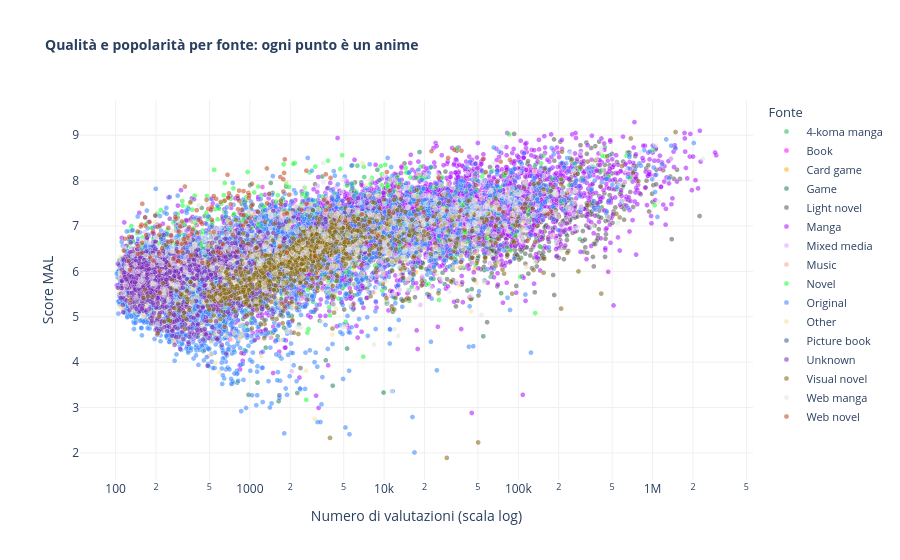

Notebook cell for this chart:
### Markdown cell above
Il grafico a sinistra mostra subito una cosa: il **manga domina in modo schiacciante**. È la fonte di gran lunga più rappresentata nel catalogo — decenni di serializzazione su riviste hanno prodotto un numero enorme di materiale adattabile. Gli anime Original, quelli nati direttamente in studio senza una fonte preesistente, sono numericamente la seconda categoria.

Il grafico a destra racconta però una storia diversa. **Il volume non correla con la qualità media**: le fonti con più titoli non sono necessariamente quelle con lo score più alto. Al contrario, fonti di nicchia come light novel, visual novel e novel tendono ad avere score medi più elevati, probabilmente perché vengono adattate solo quando il materiale di base ha già un pubblico fedele e aspettative alte.

Gli originali mostrano invece la varianza più alta: senza un termine di paragone preesistente, possono essere capolavori assoluti o delusioni complete. Il grafico che segue esplora questa varianza al livello del singolo anime.

### Code cell
det_src = (
    details
    .dropna(subset=['source', 'score', 'scored_by'])
    .query('scored_by >= 0 and source in @source_agg.source.tolist()')
    .copy()
)

fig = px.scatter(
    det_src.sort_values('source'),
    x='scored_by', y='score',
    color='source', color_discrete_map=color_map,
    hover_name='title',
    hover_data={'source': True, 'scored_by': ':,', 'score': ':.2f', 'year': True, 'type': True},
    labels={
        'scored_by': 'Numero di valutazioni (scala log)',
        'score': 'Score MAL',
        'source': 'Fonte',
    },
    title='<b>Qualità e popolarità per fonte: ogni punto è un anime</b>',
    log_x=True, opacity=0.55,
)
fig.update_traces(marker=dict(size=5, line=dict(width=0.3, color='white')))
fig.update_layout(
    height=560,
    plot_bgcolor='white',
    paper_bgcolor='white',
    title_font_size=14,
    xaxis=dict(showgrid=True, gridcolor='#f0f0f0', zeroline=False),
    yaxis=dict(showgrid=True, gridcolor='#f0f0f0', zeroline=False),
    legend=dict(title='Fonte', font_size=11),
)
fig.show()

### Figure 1 — Plotly figure (JSON) as saved in the notebook; plotly's stock layout.template omitted (floating-point values rounded to 4 significant figures; data arrays with more than 128 entries replaced by an {"elided": "..."} marker saying what was removed)
{"data": [{"customdata": {"elided": "304x3 mixed values"}, "hovertemplate": "<b>%{hovertext}</b><br><br>Fonte=%{customdata[0]}<br>Numero di valutazioni (scala log)=%{x:,}<br>Score MAL=%{y:.2f}<br>year=%{customdata[1]}<br>type=%{customdata[2]}<extra></extra>", "hovertext": {"elided": "304 str values"}, "legendgroup": "4-koma manga", "marker": {"color": "#1CBE4F", "opacity": 0.55, "symbol": "circle", "line": {"color": "white", "width": 0.3}, "size": 5}, "mode": "markers", "name": "4-koma manga", "showlegend": true, "x": {"elided": "304 float values"}, "xaxis": "x", "y": {"elided": "304 float values"}, "yaxis": "y", "type": "scattergl"}, {"customdata": {"elided": "114x3 mixed values"}, "hovertemplate": "<b>%{hovertext}</b><br><br>Fonte=%{customdata[0]}<br>Numero di valutazioni (scala log)=%{x:,}<br>Score MAL=%{y:.2f}<br>year=%{customdata[1]}<br>type=%{customdata[2]}<extra></extra>", "hovertext": ["Roba", "Anne no Nikki: Anne Frank Monogatari", "Alps Monogatari: Watashi no Annette", "Anne no Nikki", "Alps no Shoujo Heidi", "Romeo x Juliet", "Alps no Shoujo Heidi Pilot", "Momoko, Kaeru no Uta ga Kikoeru yo.", "Jim Button", "Uchuu no Senshi", "Kerokero Keroppi no Gulliver no Bouken", "Birthday Wonderland", "Teinenpi Shoujo Heidi", "Raiyantsuuri no Uta", "Sirius no Densetsu", "Glass no Usagi", "Jack to Mame no Ki", "Andersen Douwa: Ningyohime", "Lost Utopia", "Peter Pan no Bouken", "Kaze wo Mita Shounen", "Deltora Quest", "Jungle Book Shounen Mowgli", "Happy Birthday: Inochi Kagayaku Toki", "Mitsubachi Maya no Bouken", "Anime Himitsu no Hanazono", "Kimagure Robot", "Oz no Mahoutsukai (TV)", "Tanoshii Muumin Ikka Bouken Nikki", "Kiki to Lala no Hansel to Gretel", "Oz no Mahoutsukai", "Oyayubi Hime Monogatari", "Tsukiyo to Megane", "Belle to Kaijuu Ouji", "Minikui Ahiru no Ko", "Starship Troopers: Invasion", "Little Polar Bear: Shirokuma-kun, Fune ni Noru", "Little Polar Bear: Shirokuma-kun, Doko e?", "Beluga", "Tanoshii Muumin Ikka", "Heike Monogatari", "Juu-nin no Chiisa na Indian", "Eikoku Ikka, Nihon wo Taberu", "Madang-eul Naon Amtalg", "Yuki no Joou", "Yuki no Joou (TV)", "Sanzoku no Musume Ronja", "Yukiguni no Oujisama", "Grick no Bouken", "Yuureisen", "Tom Sawyer no Bouken", "Ningyohime", "Inaka Nezumi to Machi Nezumi", "Kanashimi no Belladonna", "Haha wo Tazunete Sanzenri", "Haha wo Tazunete Sanzenri (Movie)", "Haha wo Tazunete Sanzenri (Special)", "Inochi no Chikyuu: Dioxin no Natsu", "Ahiru no Ko", "Tezuka Osamu no Kyuuyaku Seisho Monogatari: In the Beginning", "Yume no Crayon Oukoku", "8-gatsu no Symphony: Shibuya 2002-2003", "Yuki", "Hi no Ame ga Furu", "Cello Hiki no Gauche (1982)", "Naze Ikiru: Rennyo Shounin to Yoshizaki Enjou", "Mary to Majo no Hana", "Cello Hiki no Gauche (OVA)", "Match Uri no Shoujo", "Marco: Haha wo Tazunete Sanzenri", "Fuyu no Hi", "Yousei Dick", "Sekai Meisaku Douwa: Oyayubi Hime", "Elmer no Bouken: My Father's Dragon", "Galactic Patrol Lensman", "Cheburashka", "Cheburashka Arere?", "Korokoro Kuririn no Inaka no Nezumi Tokai no Nezumi", "SF Shinseiki Lensman", "Scripta Volant", "Sekai Meisaku Douwa: Mori wa Ikiteiru", "Futatsu no Sekai", "Gulliver Funtouki", "Motto! Majime ni Fumajime Kaiketsu Zorori", "Yodaka", "Fushigi no Kuni no Alice", "Gon (Movie)", "Bosco Adventure", "Chuumon no Ooi Ryouriten", "Fuse: Teppou Musume no Torimonochou", "Arabian Nights: Sindbad no Bouken (TV)", "Hoshi no Oujisama Petit☆Prince Specials", "30-sai no Hoken Taiiku", "Nagasaki 1945: Angelus no Kane", "Bosco no Mori no Nakama-tachi", "Chuumon no Ooi Ryouriten (1991)", "30-sai no Hoken Taiiku Specials", "Chuumon no Ooi Ryouriten (1993)", "Time Travel Shoujo: Mari Waka to 8-nin no Kagakusha-tachi", "Toshishun", "Arabian Night: Sindbad no Bouken", "Oam Monogatari: Sono Natsu, Watashi ga Shitta koto", "3-pun de Wakaru Koizumi Yakumo no Kaidan", "Muumindani no Suisei", "Arashi no Yoru ni: Himitsu no Tomodachi", "Muumin (1972)", "Arashi no Yoru ni", "Araiguma Calcal-dan", "Buddha Saitan", "Madogiwa no Totto-chan", "Muumin", "Fabre-sensei wa Meitantei", "Araiguma Rascal", "Magic Tree House"], "legendgroup": "Book", "marker": {"color": "#FE00FA", "opacity": 0.55, "symbol": "circle", "line": {"color": "white", "width": 0.3}, "size": 5}, "mode": "markers", "name": "Book", "showlegend": true, "x": [305.0, 253.0, 2134.0, 2681.0, 21220.0, 76930.0, 566.0, 1711.0, 129.0, 2461.0, 207.0, 7177.0, 356.0, 402.0, 2372.0, 765.0, 1015.0, 3133.0, 734.0, 2174.0, 2592.0, 13300.0, 4412.0, 1654.0, 6243.0, 3039.0, 1173.0, 1387.0, 3313.0, 102.0, 453.0, 672.0, 127.0, 506.0, 154.0, 3361.0, 274.0, 245.0, 712.0, 13520.0, 28210.0, 303.0, 382.0, 1783.0, 152.0, 1320.0, 7559.0, 165.0, 248.0, 1177.0, 4584.0, 119.0, 254.0, 18940.0, 4223.0, 194.0, 108.0, 427.0, 419.0, 787.0, 1696.0, 439.0, 773.0, 425.0, 6149.0, 119.0, 58230.0, 216.0, 410.0, 1021.0, 1659.0, 201.0, 646.0, 147.0, 735.0, 697.0, 1691.0, 165.0, 1905.0, 200.0, 1131.0, 412.0, 494.0, 205.0, 108.0, 1435.0, 255.0, 1137.0, 601.0, 12970.0, 4138.0, 129.0, 27280.0, 363.0, 148.0, 2707.0, 2111.0, 843.0, 6277.0, 154.0, 804.0, 354.0, 172.0, 5437.0, 878.0, 1101.0, 11400.0, 234.0, 3269.0, 1240.0, 2611.0, 557.0, 1402.0, 2736.0], "xaxis": "x", "y": [5.4, 6.14, 6.79, 6.74, 7.42, 7.57, 5.29, 7.5, 6.21, 6.13, 5.72, 6.53, 5.42, 7.02, 6.69, 6.6, 6.32, 6.86, 4.66, 6.77, 6.62, 7.1, 6.99, 7.01, 6.58, 7.1, 5.94, 6.7, 7.5, 5.69, 5.71, 6.71, 5.7, 6.86, 5.83, 6.64, 5.92, 6.06, 4.5, 8.28, 7.79, 4.94, 6.33, 7.45, 5.66, 6.97, 7.06, 5.71, 6.04, 5.64, 7.33, 6.17, 5.08, 7.2, 7.47, 6.54, 6.06, 6.58, 5.58, 6.56, 7.24, 6.66, 6.03, 7.17, 6.88, 5.86, 7.27, 5.88, 5.74, 7.04, 6.03, 5.54, 5.95, 5.95, 6.28, 7.17, 6.42, 5.76, 6.11, 5.8, 6.72, 5.76, 5.05, 6.46, 6.14, 6.44, 6.66, 7.0, 5.33, 7.28, 7.21, 6.19, 6.61, 6.72, 5.87, 6.24, 6.1, 5.41, 6.49, 5.56, 5.43, 5.59, 5.21, 7.69, 6.66, 6.56, 7.64, 5.98, 5.88, 7.86, 7.15, 6.27, 6.8, 6.9], "yaxis": "y", "type": "scattergl"}, {"customdata": {"elided": "69x3 mixed values"}, "hovertemplate": "<b>%{hovertext}</b><br><br>Fonte=%{customdata[0]}<br>Numero di valutazioni (scala log)=%{x:,}<br>Score MAL=%{y:.2f}<br>year=%{customdata[1]}<br>type=%{customdata[2]}<extra></extra>", "hovertext": ["Rokumon Tengai Mon Colle Knights", "Kakusansei Million Arthur", "Battle Spirits: Burning Soul", "Selector Destructed WIXOSS Movie", "Cardfight!! Vanguard G: Stride Gate-hen", "Selector Spread WIXOSS", "Selector Infected WIXOSS: Midoriko-san to Piruruku-tan", "Hina Logi: From Luck & Logic", "Kouchuu Ouja Mushiking: Mori no Tami no Densetsu", "Ange Vierge", "Battle Spirits: Double Drive", "Battle Spirits: Heroes", "Battle Spirits: Brave", "Rokumon Tengai Mon Colle Knights Movie: Densetsu no Fire Dragon", "Kouchuu Ouja Mushiking Super Battle Movie: Yami no Kaizou Kouchuu", "Selector Infected WIXOSS", "Shingeki no Bahamut: Genesis", "Cardfight!! Vanguard G: GIRS Crisis-hen", "Rebirth", "Saikyou Ginga Ultimate Zero: Battle Spirits", "Rebirth: Virtual to no Souguu", "Shingeki no Bahamut: Virgin Soul", "Shadowverse Recaps", "Shadowverse Flame: Seven Shadows-hen", "Shadowverse Flame: Arc-hen Recaps", "Shadowverse Flame Recaps", "Shadowverse Flame", "Shadowverse", "Tobidase!! Buddy-kun", "Battle Spirits: Sword Eyes Gekitouden", "Battle Spirits: Shounen Toppa Bashin", "Aquarian Age: Sign for Evolution", "Aquarian Age: Saga II - Don't Forget Me...", "Battle Spirits: Shounen Gekiha Dan", "Battle Spirits: Saga Brave", "Battle Spirits: Mirage", "Cardfight!! Vanguard G", "Cardfight!! Vanguard G Next", "Cardfight!! Vanguard G Z", "Battle Spirits: Kakumei no Galette", "Battle Spirits: Sword Eyes", "Shadowverse Flame: Arc-hen", "Shadowverse Flame: Seven Shadows-hen Recap", "Future Card Buddyfight", "Z/X: Code Reunion", "Watashitachi, Luck Logic-bu!", "Dragon Collection", "Future Card Buddyfight Battsu", "Future Card Buddyfight Hundred", "WIXOSS Diva(A)Live", "Watashitachi, Luck Logic-bu! 2", "Egumi Legacy", "Weiß Survive", "Weiß Survive R", "Lostorage Conflated WIXOSS", "Lostorage Conflated WIXOSS: Missing Link", "Lostorage Incited WIXOSS", "Future Card Buddyfight Battsu: All-Star Fight", "Yu-Gi-Oh! Card Game: The Chronicles", "Future Card Buddyfight Triple D", "Manaria Friends", "Future Card Buddyfight Recap", "Luck & Logic", "Z/X: Ignition", "Yu☆Gi☆Oh! Sevens", "Eldraine no Mori: Twin Fates", "Future Card Shin Buddyfight", "Yu☆Gi☆Oh! VRAINS", "Yu☆Gi☆Oh! Go Rush!!"], "legendgroup": "Card game", "marker": {"color": "#FEAF16", "opacity": 0.55, "symbol": "circle", "line": {"color": "white", "width": 0.3}, "size": 5}, "mode": "markers", "name": "Card game", "showlegend": true, "x": [2409.0, 355.0, 1785.0, 6455.0, 5238.0, 40970.0, 3485.0, 10470.0, 1842.0, 17210.0, 414.0, 1050.0, 2088.0, 227.0, 171.0, 65160.0, 185700.0, 5954.0, 959.0, 952.0, 376.0, 93930.0, 363.0, 797.0, 106.0, 209.0, 1653.0, 5278.0, 111.0, 874.0, 1538.0, 4925.0, 1388.0, 1757.0, 513.0, 242.0, 8658.0, 5390.0, 4272.0, 321.0, 1065.0, 572.0, 106.0, 5683.0, 3918.0, 1174.0, 2188.0, 2581.0, 3484.0, 3475.0, 403.0, 770.0, 8907.0, 5393.0, 11250.0, 1683.0, 22570.0, 1486.0, 538.0, 2612.0, 36860.0, 287.0, 47360.0, 17450.0, 5079.0, 387.0, 1908.0, 20810.0, 1469.0], "xaxis": "x", "y": [6.43, 5.48, 6.69, 7.19, 6.72, 7.34, 5.9, 6.64, 6.82, 5.98, 5.74, 6.18, 7.17, 5.85, 6.0, 7.21, 7.61, 6.68, 5.83, 6.52, 5.59, 7.42, 5.53, 6.79, 5.84, 5.75, 6.74, 5.75, 5.64, 6.65, 6.39, 6.04, 5.73, 6.96, 6.85, 6.24, 6.53, 6.69, 6.56, 6.46, 6.57, 6.73, 6.03, 6.73, 5.81, 5.45, 6.14, 6.6, 6.72, 5.6, 5.58, 6.68, 6.0, 5.97, 7.08, 6.53, 6.68, 6.77, 6.3, 6.58, 6.68, 5.95, 6.05, 6.47, 6.22, 6.16, 6.4, 6.71, 6.2], "yaxis": "y", "type": "scattergl"}, {"customdata": {"elided": "996x3 mixed values"}, "hovertemplate": "<b>%{hovertext}</b><br><br>Fonte=%{customdata[0]}<br>Numero di valutazioni (scala log)=%{x:,}<br>Score MAL=%{y:.2f}<br>year=%{customdata[1]}<br>type=%{customdata[2]}<extra></extra>", "hovertext": {"elided": "996 str values"}, "legendgroup": "Game", "marker": {"color": "#1C8356", "opacity": 0.55, "symbol": "circle", "line": {"color": "white", "width": 0.3}, "size": 5}, "mode": "markers", "name": "Game", "showlegend": true, "x": {"elided": "996 float values"}, "xaxis": "x", "y": {"elided": "996 float values"}, "yaxis": "y", "type": "scattergl"}, {"customdata": {"elided": "1058x3 mixed values"}, "hovertemplate": "<b>%{hovertext}</b><br><br>Fonte=%{customdata[0]}<br>Numero di valutazioni (scala log)=%{x:,}<br>Score MAL=%{y:.2f}<br>year=%{customdata[1]}<br>type=%{customdata[2]}<extra></extra>", "hovertext": {"elided": "1058 str values"}, "legendgroup": "Light novel", "marker": {"color": "#565656", "opacity": 0.55, "symbol": "circle", "line": {"color": "white", "width": 0.3}, "size": 5}, "mode": "markers", "name": "Light novel", "showlegend": true, "x": {"elided": "1058 float values"}, "xaxis": "x", "y": {"elided": "1058 float values"}, "yaxis": "y", "type": "scattergl"}, {"customdata": {"elided": "4818x3 mixed values"}, "hovertemplate": "<b>%{hovertext}</b><br><br>Fonte=%{customdata[0]}<br>Numero di valutazioni (scala log)=%{x:,}<br>Score MAL=%{y:.2f}<br>year=%{customdata[1]}<br>type=%{customdata[2]}<extra></extra>", "hovertext": {"elided": "4818 str values"}, "legendgroup": "Manga", "marker": {"color": "#AA0DFE", "opacity": 0.55, "symbol": "circle", "line": {"color": "white", "width": 0.3}, "size": 5}, "mode": "markers", "name": "Manga", "showlegend": true, "x": {"elided": "4818 float values"}, "xaxis": "x", "y": {"elided": "4818 float values"}, "yaxis": "y", "type": "scattergl"}, {"customdata": {"elided": "126x3 mixed values"}, "hovertemplate": "<b>%{hovertext}</b><br><br>Fonte=%{customdata[0]}<br>Numero di valutazioni (scala log)=%{x:,}<br>Score MAL=%{y:.2f}<br>year=%{customdata[1]}<br>type=%{customdata[2]}<extra></extra>", "hovertext": ["Flaglia: Natsuyasumi no Monogatari", "Magic-kyun! First Live: Hoshinomori Summer Festa 2017 Encore Animation", "Summer Ghost", "Mini Hama: Minimum Hamatora Movies", "Lapis Re:LiGHTs", "Magic-Kyun! Renaissance", "Saint Beast: Seijuu Kourin-hen", "Saint Beast: Kouin Jojishi Tenshi Tan", "Saint Beast: Ikusen no Hiru to Yoru-hen", "Estab-Life: Great Escape", "Shounen Hollywood: Holly Stage for 49", "Gundam vs Hello Kitty", "Engage Kiss", "Takt Op. Destiny", "BanG Dream! Film Live 2nd Stage", "Synduality: Kagaku Kouza", "BanG Dream! Film Live", "BanG Dream! Garupa☆Pico", "Nanatsu no Bitoku", "BanG Dream! Ave Mujica", "BanG Dream! Garupa☆Pico Fever!", "Chogokin Gundam★Hello Kitty", "BanG Dream! Asonjatta!", "BanG Dream! Garupa☆Pico: Oomori", "BanG Dream! It's MyGO!!!!!", "BanG Dream! 5th Anniversary Animation: CiRCLE Thanks Party!", "BanG Dream! 3rd Season", "Miracle Train: Chuo-sen e Youkoso", "ChroNoiR Episode.0", "BanG Dream! 2nd Season", "BanG Dream!", "Miracle☆Train: Oedo-sen e Youkoso", "BanG Dream! It's MyGO!!!!! Movie", "MyGO!!!!! Member no Nichijou", "Sanrio Danshi", "BanG Dream! Morfonication", "BanG Dream! Movie: Episode of Roselia - I: Yakusoku", "Sabiiro no Armor: Reimei", "Rinkai!", "Technoroid: Overmind", "Synduality: Noir Part 2", "Synduality: Noir", "BanG Dream! Movie: Episode of Roselia - II: Song I Am.", "BanG Dream! Movie: Poppin' Dream!", "Shounen Hollywood: Holly Stage for 50", "Gi(a)rlish Number", "Konbini Kareshi", "Tsurezure PoPiPa", "Tsukipro The Animation 2", "Tsukipro The Animation", "Tribe Nine", "Mekakucity Actors", "Puraore! Pride of Orange", "Yoshimaho", "Mikagura Gakuen Kumikyoku (TV)", "Deep Insanity: The Lost Child", "Pastel Life", "Shark'd", "Parasol Henbei", "Paradox Live the Animation", "Fw:Hamatora", "Neppuu Kairiku Bushi Road: Kibou e no Michi", "D_Cide Traumerei the Animation", "Arata naru Sekai: World's/Start/Load/End", "Kimi ni Maji Kyun!", "Futsal Boys!!!!! Short Anime", "Futsal Boys!!!!!", "Argonavis from BanG Dream!", "Argonavis Movie: Axia", "Argonavis Movie: Ryuusei no Obligato", "Megaton-kyuu Musashi", "Megaton-kyuu Musashi 2nd Season", "Hana-Doll*: Reinterpretation of Flowering", "Hamatora The Animation: Saishuukai Chokuzen! Mao ga Okuru", "Hamatora The Animation", "Neppuu Kairiku Bushi Road", "Project Scard: Praeter no Kizu", "Shine Post", "Build Divide: Code Black", "Wave!! Surfing Yappe!!", "Wave!! Surfing Yappe!! (TV)", "D4DJ First Mix", "D4DJ Double Mix", "Mini Hama: Minimum Hamatora", "D4DJ All Mix", "Kagerou Daze: In a Day's", "High Card", "High Card Season 2", "High Card: The Flowers Bloom", "Gakkou no Kaidan (OVA)", "Dance with Devils", "Dance with Devils: Fortuna", "World Dai Star", "Null Peta", "Kandagawa Jet Girls", "Kandagawa Jet Girls Recap", "Kandagawa Jet Girls: Koko kara Hajimaru Tokyo Girls Promotion", "Selepro-chan! Gekijou", "Akai Koudan Zillion: Utahime Yakyoku", "Akai Koudan Zillion Recaps", "Akai Koudan Zillion", "Gakuen Utopia Manabi Straight!", "Bullbuster", "Prima Doll", "Prince of Stride: Alternative", "Build Divide: Code White Recap", "Selection Project", "Build Divide: Code White", "18if", "Re:␣Hamatora", "D4DJ Petit Mix", "Re:Stage! Dream Days♪", "Garugaku. II: Lucky Stars", "Dia Horizon (Kabu)", "Kkeutnal-ui Bam", "Assault Lily: Bouquet", "The Snack World (TV)", "Idoly Pride", "The Snack World", "Garugaku.: Sei Girls Square Gakuin", "B-Project: Netsuretsu*Love Call", "B-Project: Zecchou*Emotion", "Hypnosis Mic: Division Rap Battle - Rhyme Anima", "Hypnosis Mic: Division Rap Battle - Rhyme Anima +", "B-Project: Kodou*Ambitious", "Idol Bu Show Movie"], "legendgroup": "Mixed media", "marker": {"color": "#DEA0FD", "opacity": 0.55, "symbol": "circle", "line": {"color": "white", "width": 0.3}, "size": 5}, "mode": "markers", "name": "Mixed media", "showlegend": true, "x": [317.0, 263.0, 54040.0, 762.0, 17340.0, 23090.0, 3137.0, 2543.0, 1595.0, 3708.0, 5098.0, 3850.0, 102300.0, 231600.0, 3209.0, 149.0, 6174.0, 12850.0, 18630.0, 11860.0, 3702.0, 241.0, 7474.0, 6992.0, 18020.0, 2444.0, 19540.0, 897.0, 740.0, 25150.0, 42400.0, 7884.0, 165.0, 204.0, 22720.0, 3547.0, 5577.0, 2050.0, 2221.0, 3752.0, 7253.0, 14180.0, 5268.0, 4414.0, 2482.0, 37110.0, 37320.0, 110.0, 1394.0, 4734.0, 13960.0, 208700.0, 9473.0, 435.0, 36520.0, 13080.0, 3387.0, 3769.0, 272.0, 9645.0, 1693.0, 110.0, 6784.0, 9128.0, 1214.0, 120.0, 11280.0, 3960.0, 118.0, 144.0, 3226.0, 1424.0, 301.0, 2211.0, 133200.0, 18990.0, 8841.0, 8313.0, 16290.0, 1972.0, 15440.0, 18290.0, 4135.0, 1190.0, 6180.0, 3380.0, 45540.0, 16280.0, 2564.0, 427.0, 61300.0, 3224.0, 5655.0, 10420.0, 14570.0, 1446.0, 3487.0, 125.0, 849.0, 197.0, 1839.0, 11740.0, 4283.0, 10720.0, 81990.0, 341.0, 17060.0, 5943.0, 22260.0, 80960.0, 3137.0, 4582.0, 189.0, 396.0, 126.0, 32100.0, 157.0, 20300.0, 120.0, 453.0, 983.0, 4856.0, 21920.0, 3549.0, 17500.0, 158.0], "xaxis": "x", "y": [5.13, 6.42, 7.91, 5.98, 6.66, 7.0, 5.96, 6.29, 6.2, 6.46, 6.05, 6.64, 6.79, 7.16, 7.88, 5.82, 7.67, 7.74, 5.26, 8.06, 7.71, 5.38, 7.08, 7.73, 8.23, 7.67, 7.99, 5.86, 7.07, 7.57, 7.0, 6.45, 6.86, 6.54, 6.7, 7.56, 7.7, 3.8, 5.65, 6.53, 7.11, 6.83, 8.0, 7.87, 6.47, 6.8, 6.26, 6.01, 6.38, 6.67, 6.08, 7.01, 6.23, 5.08, 6.67, 5.6, 6.54, 7.37, 6.28, 6.87, 6.96, 6.26, 5.8, 6.24, 6.63, 5.83, 5.46, 6.69, 6.43, 6.34, 6.27, 6.53, 5.75, 6.71, 7.24, 7.14, 5.93, 7.48, 6.38, 6.01, 5.86, 7.6, 7.28, 6.21, 7.36, 6.14, 7.16, 7.1, 6.71, 6.37, 6.18, 6.24, 7.31, 6.4, 5.75, 5.4, 5.63, 5.96, 5.74, 5.91, 6.59, 7.25, 6.17, 7.08, 6.9, 5.73, 7.26, 6.63, 6.11, 7.34, 6.97, 6.7, 5.91, 4.96, 5.93, 6.5, 6.19, 7.41, 5.98, 5.58, 6.29, 6.68, 6.81, 6.86, 6.58, 5.35], "yaxis": "y", "type": "scattergl"}, {"customdata": [["Music", null, "ONA"], ["Music", null, "Movie"], ["Music", null, "Movie"], ["Music", null, "ONA"], ["Music", null, "Special"], ["Music", 2022.0, "TV"], ["Music", null, "Movie"], ["Music", null, "Movie"], ["Music", 2014.0, "TV"], ["Music", null, "ONA"], ["Music", 2015.0, "TV"], ["Music", null, "Special"], ["Music", null, "Movie"], ["Music", null, "Special"], ["Music", 2019.0, "TV"], ["Music", null, "ONA"], ["Music", 2022.0, "TV"], ["Music", 2025.0, "TV"], ["Music", 2023.0, "TV"], ["Music", null, "TV Special"], ["Music", 2025.0, "TV"], ["Music", null, "Movie"], ["Music", 2017.0, "TV"], ["Music", null, "ONA"], ["Music", 2019.0, "TV"], ["Music", null, "Movie"], ["Music", 2017.0, "TV"], ["Music", 1992.0, "TV"], ["Music", 2013.0, "TV"], ["Music", null, "ONA"], ["Music", null, "OVA"], ["Music", 2020.0, "TV"], ["Music", 2016.0, "TV"], ["Music", null, "OVA"], ["Music", 2012.0, "TV"], ["Music", null, "OVA"], ["Music", null, "OVA"], ["Music", null, "ONA"], ["Music", null, "Movie"], ["Music", null, "ONA"], ["Music", null, "Movie"], ["Music", null, "Movie"]], "hovertemplate": "<b>%{hovertext}</b><br><br>Fonte=%{customdata[0]}<br>Numero di valutazioni (scala log)=%{x:,}<br>Score MAL=%{y:.2f}<br>year=%{customdata[1]}<br>type=%{customdata[2]}<extra></extra>", "hovertext": ["Ai Zai Xiyuan Qian", "The Baby Birds of Norman McLaren", "Yuki no Yoru no Yume", "Heroine Tarumono! Kiraware Heroine to Naisho no Oshigoto Mini Anime", "Urashimasakatasen no Nichijou Special", "Heroine Tarumono! Kiraware Heroine to Naisho no Oshigoto", "Suki ni Naru Sono Shunkan wo. Kokuhaku Jikkou Iinkai", "Interstella5555: The 5tory of The 5ecret 5tar 5ystem", "Oshiri Kajiri Mushi (TV) 3rd Season", "Massara", "Oshiri Kajiri Mushi (TV) 4th Season", "Zutto Mae kara Suki deshita. Kokuhaku Jikkou Iinkai: Kinyoubi no Ohayou", "Airy Me", "Teienu Theater in Kobe Opening", "Actors: Songs Connection", "HoneyWorks 10th Anniversary \"LIPxLIP FILMxLIVE\" Mini Anime", "Vazzrock The Animation", "Utagoe wa Mille-Feuille", "UniteUp!", "UniteUp! Furikaeranai to", "UniteUp! Uni:Birth", "Tosca", "Marginal#4: Kiss kara Tsukuru Big Bang", "Santa Tell Me", "Urashimasakatasen no Nichijou", "Shousei Shikisai Gensou", "Itsudatte Bokura no Koi wa 10 cm Datta.", "Kaze no Naka no Shoujo: Kinpatsu no Jeanie", "Oshiri Kajiri Mushi (TV) 2nd Season", "Ai Zai Xiyuan Qian 2nd Season", "The Epic Of ZektBach", "Tsukiuta. The Animation 2", "Tsukiuta. The Animation", "Hajimete no Futarikkiri Ryokou", "Oshiri Kajiri Mushi (TV)", "Romeo: Music Video Making", "Suzumi Hiyori no \"LIPxLIP\" Shuzai Report!", "Himitsu no Hana no Niwa", "Kono Sekai no Tanoshimikata: Secret Story Film", "Scandal", "Zutto Mae kara Suki deshita. Kokuhaku Jikkou Iinkai", "Calligraffiti"], "legendgroup": "Music", "marker": {"color": "#F8A19F", "opacity": 0.55, "symbol": "circle", "line": {"color": "white", "width": 0.3}, "size": 5}, "mode": "markers", "name": "Music", "showlegend": true, "x": [302.0, 392.0, 316.0, 329.0, 260.0, 27230.0, 50710.0, 46570.0, 300.0, 1428.0, 259.0, 10040.0, 2980.0, 397.0, 6072.0, 212.0, 1282.0, 942.0, 3584.0, 255.0, 963.0, 165.0, 5474.0, 239.0, 3004.0, 437.0, 99210.0, 1517.0, 359.0, 281.0, 2191.0, 1948.0, 8978.0, 268.0, 649.0, 117.0, 171.0, 669.0, 897.0, 937.0, 104100.0, 490.0], "xaxis": "x", "y": [6.39, 5.29, 5.13, 5.7, 6.02, 7.26, 7.04, 8.13, 5.11, 6.9, 5.18, 7.17, 6.34, 4.68, 6.3, 5.78, 5.44, 6.55, 7.05, 6.12, 6.74, 5.46, 6.64, 5.98, 6.12, 4.49, 7.45, 7.04, 5.24, 6.59, 5.77, 6.64, 6.88, 6.22, 5.15, 6.5, 5.84, 6.89, 7.4, 5.28, 7.2, 4.13], "yaxis": "y", "type": "scattergl"}, {"customdata": {"elided": "628x3 mixed values"}, "hovertemplate": "<b>%{hovertext}</b><br><br>Fonte=%{customdata[0]}<br>Numero di valutazioni (scala log)=%{x:,}<br>Score MAL=%{y:.2f}<br>year=%{customdata[1]}<br>type=%{customdata[2]}<extra></extra>", "hovertext": {"elided": "628 str values"}, "legendgroup": "Novel", "marker": {"color": "#16FF32", "opacity": 0.55, "symbol": "circle", "line": {"color": "white", "width": 0.3}, "size": 5}, "mode": "markers", "name": "Novel", "showlegend": true, "x": {"elided": "628 float values"}, "xaxis": "x", "y": {"elided": "628 float values"}, "yaxis": "y", "type": "scattergl"}, {"customdata": {"elided": "4265x3 mixed values"}, "hovertemplate": "<b>%{hovertext}</b><br><br>Fonte=%{customdata[0]}<br>Numero di valutazioni (scala log)=%{x:,}<br>Score MAL=%{y:.2f}<br>year=%{customdata[1]}<br>type=%{customdata[2]}<extra></extra>", "hovertext": {"elided": "4265 str values"}, "legendgroup": "Original", "marker": {"color": "#3283FE", "opacity": 0.55, "symbol": "circle", "line": {"color": "white", "width": 0.3}, "size": 5}, "mode": "markers", "name": "Original", "showlegend": true, "x": {"elided": "4265 float values"}, "xaxis": "x", "y": {"elided": "4265 float values"}, "yaxis": "y", "type": "scattergl"}, {"customdata": {"elided": "606x3 mixed values"}, "hovertemplate": "<b>%{hovertext}</b><br><br>Fonte=%{customdata[0]}<br>Numero di valutazioni (scala log)=%{x:,}<br>Score MAL=%{y:.2f}<br>year=%{customdata[1]}<br>type=%{customdata[2]}<extra></extra>", "hovertext": {"elided": "606 str values"}, "legendgroup": "Other", "marker": {"color": "#F7E1A0", "opacity": 0.55, "symbol": "circle", "line": {"color": "white", "width": 0.3}, "size": 5}, "mode": "markers", "name": "Other", "showlegend": true, "x": {"elided": "606 float values"}, "xaxis": "x", "y": {"elided": "606 float values"}, "yaxis": "y", "type": "scattergl"}, {"customdata": {"elided": "74x3 mixed values"}, "hovertemplate": "<b>%{hovertext}</b><br><br>Fonte=%{customdata[0]}<br>Numero di valutazioni (scala log)=%{x:,}<br>Score MAL=%{y:.2f}<br>year=%{customdata[1]}<br>type=%{customdata[2]}<extra></extra>", "hovertext": ["Hare Tokidoki Buta", "Hare Tokidoki Buta (TV)", "Prism Season", "Anata wo Zutto Aishiteru", "Nezumi Monogatari: George to Gerald no Bouken", "Shounen to Sakura", "Little Nemo Pilot (1987)", "Pure-tou no Nakama-tachi", "Kikansha Yaemon: D51 no Daibouken", "Annyeong, Tyrano: Yeong-wonhi, Hamkke", "Ganbare Chibi Godzilla", "Toshi wo Totta Wani", "Oshiri Tantei", "Gang-aji Ttong", "Shounen Kenya", "Little Nemo Pilot (1984)", "Honobono Log", "Takoyaki Mant-Man", "Yousei Land Mukashibanashi", "Oshiri Tantei: Mina to Machi no Tuk-tuk Chase", "Little Nemo", "Non-tan to Issho", "Omae Umasou da na", "Entotsu Machi no Poupelle", "Miyanishi Tatsuya Gekijou: Omae Umasou da na", "Yodaka no Hoshi", "Obake Zukan", "Kumo no Mori no Marcus", "Usagi no Mofy", "Ojamajo Doremi: Honobono Gekijou", "Sore Ike! Anpanman", "Barbapapa (1977)", "Barbapapa", "Harinezumi no Luchika", "Kozaru no Buranko", "Uchuusen Sagittarius", "Gongitsune", "Kubbe Gachapin Mukku", "Sore Ike! Anpanman: Kagayake! Kurun to Inochi no Hoshi", "Kubbe no Ongakukai", "Chirin no Suzu", "Moom: Hajimari no Monogatari", "Moom", "Kaiketsu Zorori Movie: Uchuu no Yuusha-tachi", "Zannen na Ikimono Jiten", "Kujiratori", "Tobiuo no Boy wa Byouki desu", "Yamakoshi Mura no Mari to Sanbiki no Koinu", "Jeremy no Ki", "Pâtisserie no Monster", "Kumo to Tulip", "Pecola", "Sensou no Tsukurikata", "Rita to Nantoka", "Hipira-kun ONA", "11-piki no Neko", "Barbapapa Sekai wo Mawaru", "Hipira-kun", "Hipira-kun Special", "Yasashii Akuma", "Bara no Hana to Joe", "Yasashii Lion", "Nyani ga Nyandaa Nyandaa Kamen", "Kaidan Restaurant", "Washimo", "Takara-sagashi", "Chiisana Obake: Acchi, Kocchi, Socchi", "Jurassic!", "Pokonyan!", "11-piki no Neko to Ahoudori", "Forest Fairy Five", "Ukkari Pénélope (2009)", "Hanakappa", "Chibi Godzilla"], "legendgroup": "Picture book", "marker": {"color": "#325A9B", "opacity": 0.55, "symbol": "circle", "line": {"color": "white", "width": 0.3}, "size": 5}, "mode": "markers", "name": "Picture book", "showlegend": true, "x": [210.0, 415.0, 145.0, 464.0, 490.0, 340.0, 499.0, 686.0, 157.0, 180.0, 274.0, 1594.0, 130.0, 1543.0, 854.0, 636.0, 36600.0, 154.0, 408.0, 144.0, 5447.0, 141.0, 9249.0, 1240.0, 668.0, 1504.0, 196.0, 168.0, 185.0, 217.0, 1804.0, 419.0, 1450.0, 170.0, 211.0, 842.0, 368.0, 158.0, 129.0, 178.0, 7150.0, 138.0, 191.0, 130.0, 167.0, 574.0, 209.0, 190.0, 238.0, 205.0, 1400.0, 227.0, 666.0, 117.0, 526.0, 530.0, 558.0, 1558.0, 375.0, 179.0, 664.0, 510.0, 728.0, 5660.0, 140.0, 386.0, 943.0, 1164.0, 822.0, 157.0, 1658.0, 183.0, 189.0, 193.0], "xaxis": "x", "y": [6.19, 6.48, 5.75, 6.36, 6.43, 5.58, 6.02, 6.35, 5.61, 6.41, 5.06, 6.2, 5.95, 5.68, 5.25, 6.17, 7.33, 6.12, 4.56, 5.33, 7.17, 6.2, 8.01, 6.58, 6.28, 6.44, 5.66, 5.68, 5.86, 6.75, 6.58, 5.82, 6.27, 6.12, 5.2, 6.84, 6.3, 5.27, 6.26, 5.35, 7.14, 5.82, 6.26, 6.34, 5.97, 6.3, 6.23, 5.8, 5.77, 5.53, 5.65, 5.83, 6.35, 6.05, 5.67, 5.86, 5.86, 6.07, 5.71, 5.81, 5.7, 5.47, 6.86, 7.24, 5.73, 6.25, 6.1, 6.36, 6.84, 5.88, 3.27, 6.08, 5.94, 5.6], "yaxis": "y", "type": "scattergl"}, {"customdata": {"elided": "1110x3 mixed values"}, "hovertemplate": "<b>%{hovertext}</b><br><br>Fonte=%{customdata[0]}<br>Numero di valutazioni (scala log)=%{x:,}<br>Score MAL=%{y:.2f}<br>year=%{customdata[1]}<br>type=%{customdata[2]}<extra></extra>", "hovertext": {"elided": "1110 str values"}, "legendgroup": "Unknown", "marker": {"color": "#782AB6", "opacity": 0.55, "symbol": "circle", "line": {"color": "white", "width": 0.3}, "size": 5}, "mode": "markers", "name": "Unknown", "showlegend": true, "x": {"elided": "1110 float values"}, "xaxis": "x", "y": {"elided": "1110 float values"}, "yaxis": "y", "type": "scattergl"}, {"customdata": {"elided": "1144x3 mixed values"}, "hovertemplate": "<b>%{hovertext}</b><br><br>Fonte=%{customdata[0]}<br>Numero di valutazioni (scala log)=%{x:,}<br>Score MAL=%{y:.2f}<br>year=%{customdata[1]}<br>type=%{customdata[2]}<extra></extra>", "hovertext": {"elided": "1144 str values"}, "legendgroup": "Visual novel", "marker": {"color": "#85660D", "opacity": 0.55, "symbol": "circle", "line": {"color": "white", "width": 0.3}, "size": 5}, "mode": "markers", "name": "Visual novel", "showlegend": true, "x": {"elided": "1144 float values"}, "xaxis": "x", "y": {"elided": "1144 float values"}, "yaxis": "y", "type": "scattergl"}, {"customdata": {"elided": "437x3 mixed values"}, "hovertemplate": "<b>%{hovertext}</b><br><br>Fonte=%{customdata[0]}<br>Numero di valutazioni (scala log)=%{x:,}<br>Score MAL=%{y:.2f}<br>year=%{customdata[1]}<br>type=%{customdata[2]}<extra></extra>", "hovertext": {"elided": "437 str values"}, "legendgroup": "Web manga", "marker": {"color": "#E2E2E2", "opacity": 0.55, "symbol": "circle", "line": {"color": "white", "width": 0.3}, "size": 5}, "mode": "markers", "name": "Web manga", "showlegend": true, "x": {"elided": "437 float values"}, "xaxis": "x", "y": {"elided": "437 float values"}, "yaxis": "y", "type": "scattergl"}, {"customdata": {"elided": "151x3 mixed values"}, "hovertemplate": "<b>%{hovertext}</b><br><br>Fonte=%{customdata[0]}<br>Numero di valutazioni (scala log)=%{x:,}<br>Score MAL=%{y:.2f}<br>year=%{customdata[1]}<br>type=%{customdata[2]}<extra></extra>", "hovertext": {"elided": "151 str values"}, "legendgroup": "Web novel", "marker": {"color": "#C4451C", "opacity": 0.55, "symbol": "circle", "line": {"color": "white", "width": 0.3}, "size": 5}, "mode": "markers", "name": "Web novel", "showlegend": true, "x": {"elided": "151 float values"}, "xaxis": "x", "y": {"elided": "151 float values"}, "yaxis": "y", "type": "scattergl"}], "layout": {"xaxis": {"anchor": "y", "domain": [0.0, 1.0], "title": {"text": "Numero di valutazioni (scala log)"}, "type": "log", "showgrid": true, "gridcolor": "#f0f0f0", "zeroline": false}, "yaxis": {"anchor": "x", "domain": [0.0, 1.0], "title": {"text": "Score MAL"}, "showgrid": true, "gridcolor": "#f0f0f0", "zeroline": false}, "legend": {"title": {"text": "Fonte"}, "tracegroupgap": 0, "font": {"size": 11}}, "title": {"text": "<b>Qualità e popolarità per fonte: ogni punto è un anime</b>", "font": {"size": 14}}, "height": 560, "plot_bgcolor": "white", "paper_bgcolor": "white"}}
